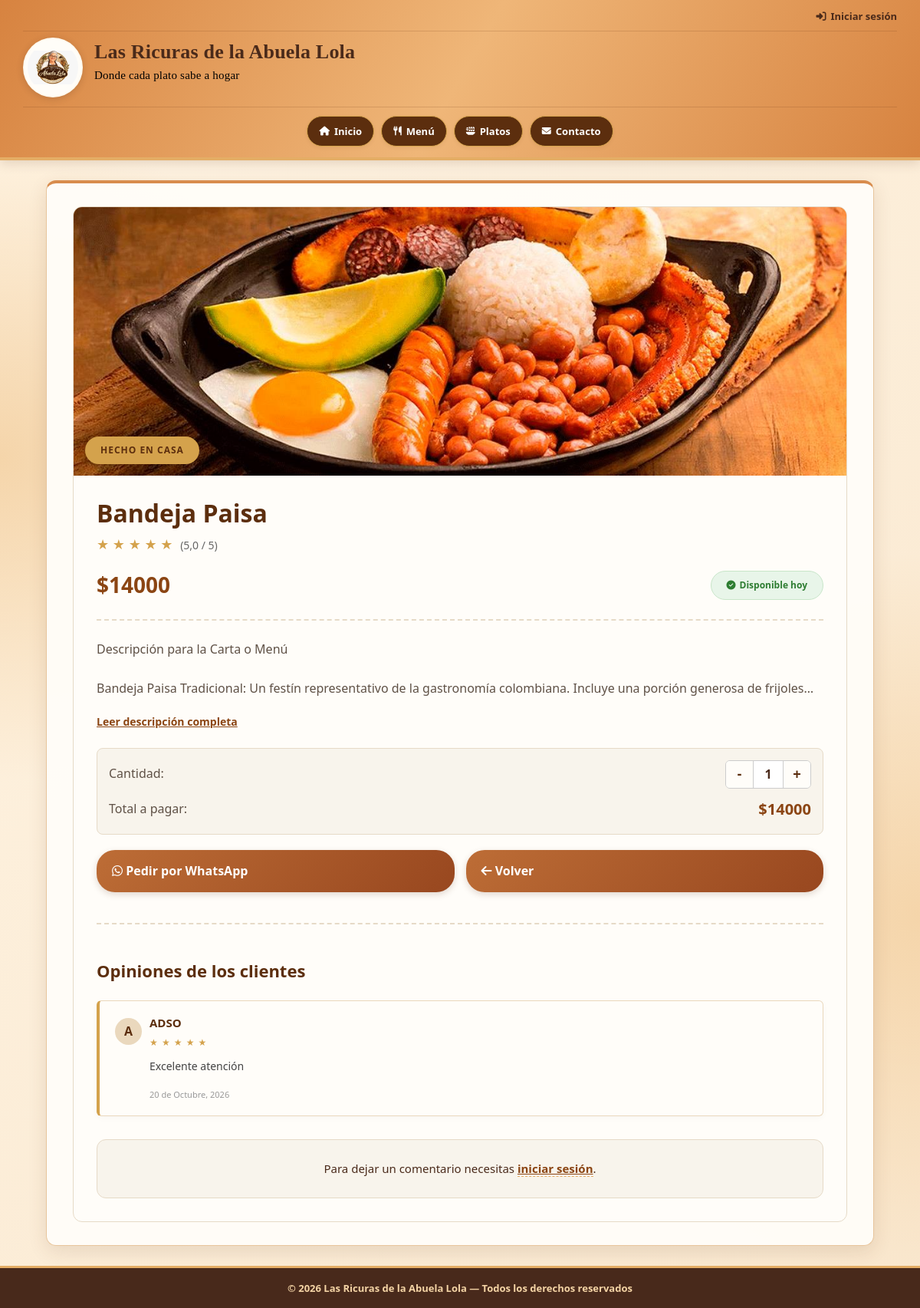
/platos/3/, run on an earlier commit of the app's database.
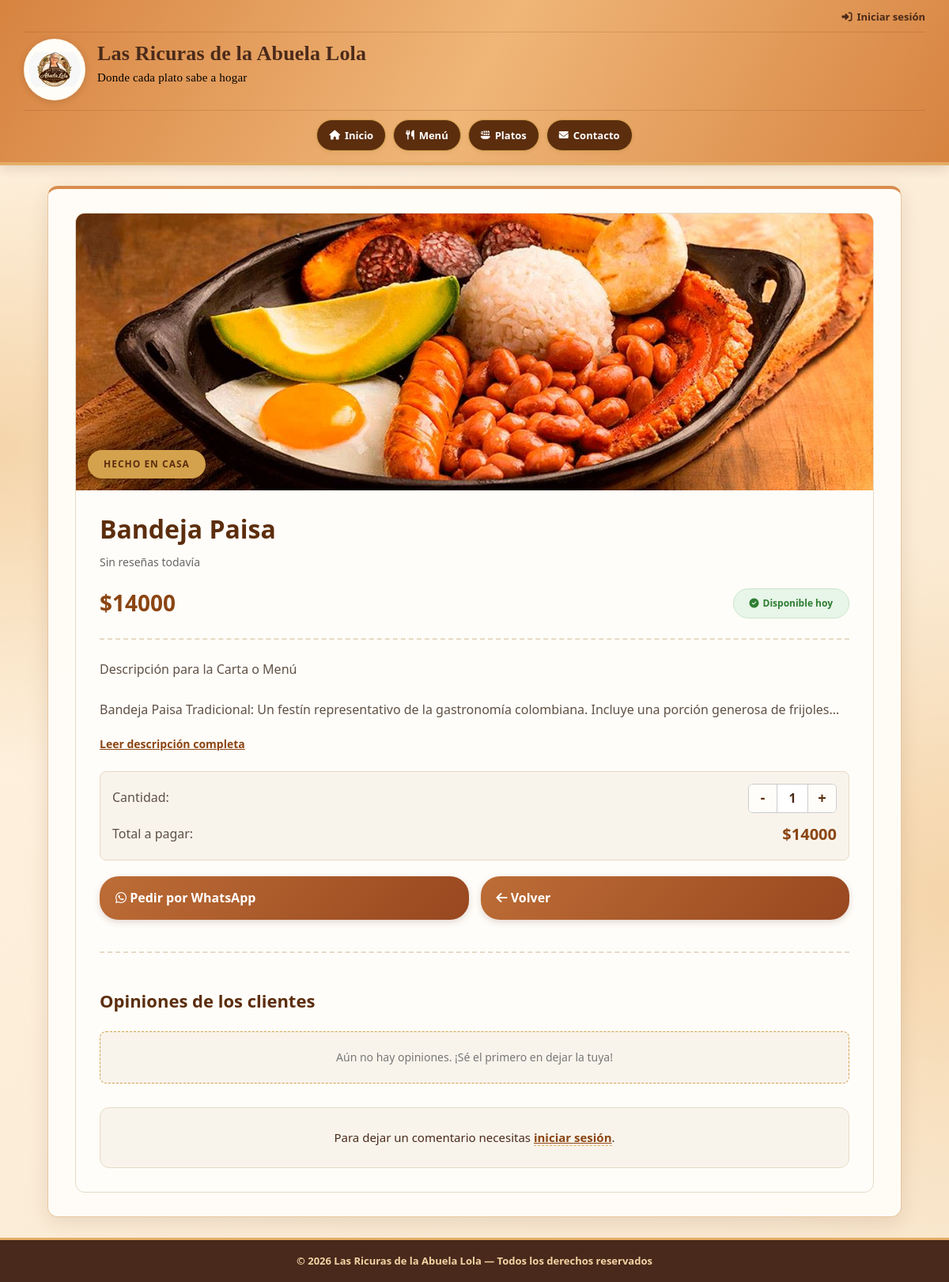
And on a later commit of the database.
### las_ricuras/models.py (models this page shows, shortened)
class Resena(models.Model):
    ESTRELLAS = [
        (1, '1 Estrella'),
        (2, '2 Estrellas'),
        (3, '3 Estrellas'),
        (4, '4 Estrellas'),
        (5, '5 Estrellas'),
    ]
    plato = models.ForeignKey(Plato, on_delete=models.CASCADE)
    usuario = models.ForeignKey(User, on_delete=models.CASCADE)
    estrellas = models.IntegerField(
        choices=ESTRELLAS,
        default=5
    )
    comentario = models.TextField()
    respuesta_admin = models.TextField(blank=True, null=True, verbose_name="Respuesta del Administrador")
    fecha = models.DateTimeField(auto_now_add=True)
    class Meta:
        unique_together = ('plato', 'usuario')

### las_ricuras/views.py (the view)
# urls.py: path('platos/<int:id>/', views.plato_detalle, name='plato_detalle'),
def plato_detalle(request, id):
    plato = get_object_or_404(Plato, id=id)
    lista_resenas = plato.resena_set.all()
    prom = lista_resenas.aggregate(Avg('estrellas'))['estrellas__avg']
    mi_resena = None
    if request.user.is_authenticated:
        mi_resena = Resena.objects.filter(
            plato=plato, usuario=request.user
        ).first()
    if request.method == 'POST':
        if request.user.is_authenticated:
            if mi_resena:
                form = ResenaForm(request.POST, instance=mi_resena)
            else:
                form = ResenaForm(request.POST)
            if form.is_valid():
                r = form.save(commit=False)
                r.plato = plato
                r.usuario = request.user
                r.save()
                return redirect('plato_detalle', id=plato.id)
        else:
            return redirect('login')
    else:
        if mi_resena:
            form = ResenaForm(instance=mi_resena)
        else:
            form = ResenaForm()
    contexto = {
        'plato': plato,
        'resenas': lista_resenas,
        'form': form,
        'promedio': prom,
        'mi_resena': mi_resena
    }
    return render(request, 'plato_detalle.html', contexto)

### las_ricuras/templates/plato_detalle.html (shortened to what the changed rows need)
{% extends 'base.html' %}
{% load static %}
{% block contenido %}
<div class="detalle-card">
    <div class="informacion">
        <h1 class="titulo-plato">{{ plato.nombre }}</h1>
        <div style="margin-bottom: 15px; color: #d4a24c; font-size: 18px;">
            {% if promedio %}
                {% for i in "12345" %}
                    {% if forloop.counter <= promedio %}★{% else %}☆{% endif %}
                {% endfor %}
                <span style="font-size: 14px; color: #666; margin-left: 5px;">
                    ({{ promedio|floatformat:1 }} / 5)
                </span>
            {% else %}
                <span style="font-size: 14px; color: #666;">Sin reseñas todavía</span>
            {% endif %}
        </div>
        <div class="precio-disponibilidad">
            <div class="precio" id="precio-base" data-precio="{{ plato.precio|floatformat:0 }}">
            </div>
            {% if plato.disponible %}
                <span class="disponible">
                </span>
            {% else %}
                <span class="no-disponible">
                    <i class="fa-solid fa-circle-xmark"></i> Agotado
                </span>
            {% endif %}
        </div>
        <div class="separador"></div>
        <p class="descripcion" id="texto-descripcion">
            {{ plato.descripcion|linebreaksbr }}
        </p>
        <button class="btn-leer-mas" onclick="toggleDescripcion()" id="btn-leer-mas">
            Leer descripción completa
        </button>
        {% if plato.disponible %}
        <div class="caja-pedido">
            <div class="fila-cantidad">
            </div>
            <div class="fila-cantidad">
            </div>
        </div>
        {% endif %}
        <div class="acciones">
            {% if plato.disponible %}
                <a href="#" id="btn-whatsapp" target="_blank" class="btn btn-whatsapp">
                </a>
            {% endif %}
            <a href="{% url 'Platos' %}" class="btn">
            </a>
        </div>
        <div style="margin-top: 40px; border-top: 2px dashed #e6dac7; padding-top: 20px;">
            <h3 style="color: #5c2e0e; margin-bottom: 20px; font-size: 22px;">
            </h3>
            {% for r in resenas %}
                <div style="background: #fffdf9; border: 1px solid #ead8bd; border-left: 4px solid #d4a24c; padding: 15px 20px; border-radius: 6px; margin-bottom: 15px; box-shadow: 0 2px 8px rgba(0,0,0,0.03);">
                    <div style="display: flex; justify-content: space-between; align-items: flex-start; margin-bottom: 8px;">
                        <div style="display: flex; align-items: center; gap: 10px;">
                            <div style="width: 35px; height: 35px; background: #ead8bd; color: #5c2e0e; border-radius: 50%; display: flex; justify-content: center; align-items: center; font-weight: bold; font-size: 16px;">
                                {{ r.usuario.username|first|upper }}
                            </div>
                            <div>
                                <strong style="color: #5c2e0e; font-size: 15px;">
                                    {{ r.usuario.username }}
                                </strong>
                                <div style="color: #d4a24c; font-size: 12px; letter-spacing: 1px; margin-top: 2px;">
                                    {% for i in "12345" %}
                                        {% if forloop.counter <= r.estrellas %}★{% else %}☆{% endif %}
                                    {% endfor %}
                                </div>
                            </div>
                        </div>
                    </div>
                    <p style="margin: 0 0 10px 45px; font-size: 14px; color: #444;">
                        {{ r.comentario }}
                    </p>
                    <small style="color: #999; font-size: 11px; margin-left: 45px;">
                        {{ r.fecha|date:"d \d\e F, Y" }}
                    </small>
                </div>
            {% empty %}
                <div style="text-align: center; padding: 20px; background: #f8f4ec; border-radius: 8px; border: 1px dashed #d4a24c;">
                    <p style="color: #777; font-size: 14px; margin: 0;">
                        Aún no hay opiniones. ¡Sé el primero en dejar la tuya!
                    </p>
                </div>
            {% endfor %}
            <div style="margin-top: 30px; background: #f8f4ec; padding: 25px; border-radius: 12px; border: 1px solid #e6dac7;">
            </div>
        </div>
    </div>
</div>
{% endblock %}

What changed in the data, as far as the page shows it:
removed Resena: usuario.username|first "A", usuario.username "ADSO", estrellas 5 (drawn), comentario "Excelente atención", fecha "20 de Octubre, 2026"
Also different on the page:
{{ promedio|floatformat:1 }}: "5,0" → (not shown)
text no longer shown: "( / 5)"
text now shown: "Sin reseñas todavía Aún no hay opiniones. ¡Sé el primero en dejar la tuya!"
